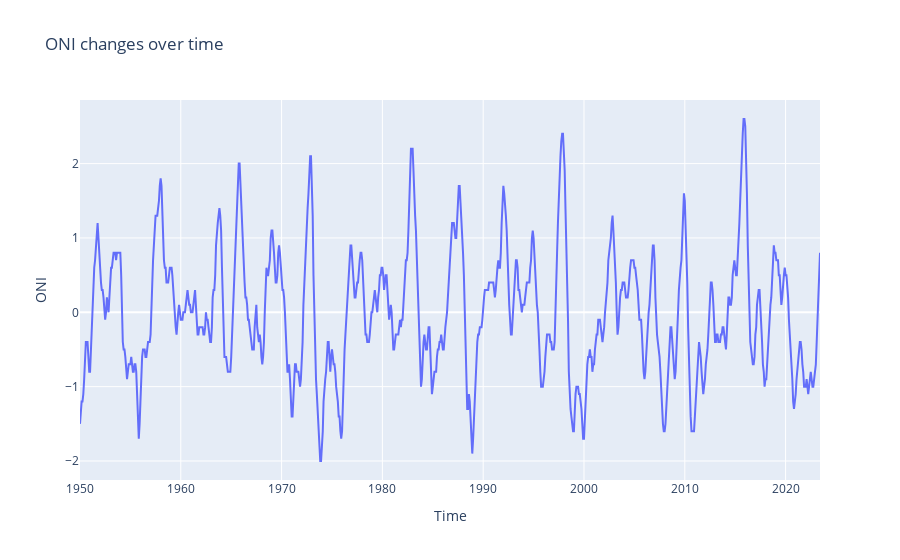

This figure's notebook cell:
### Code cell
# ONI interactive time series
plot = px.line(data_frame=df_enso, y='ONI', labels={'Date':'Time'},
               title='ONI changes over time')
plot.show()

### Figure 1 — Plotly figure (JSON) as saved in the notebook; plotly's stock layout.template omitted (floating-point values rounded to 4 significant figures; data arrays with more than 128 entries replaced by an {"elided": "..."} marker saying what was removed)
{"data": [{"hovertemplate": "Time=%{x}<br>ONI=%{y}<extra></extra>", "legendgroup": "", "line": {"color": "#636efa", "dash": "solid"}, "marker": {"symbol": "circle"}, "mode": "lines", "name": "", "orientation": "v", "showlegend": false, "type": "scatter", "x": {"elided": "882 str values"}, "xaxis": "x", "y": {"elided": "882 float values"}, "yaxis": "y"}], "layout": {"legend": {"tracegroupgap": 0}, "title": {"text": "ONI changes over time"}, "xaxis": {"anchor": "y", "domain": [0, 1], "title": {"text": "Time"}}, "yaxis": {"anchor": "x", "domain": [0, 1], "title": {"text": "ONI"}}}}
